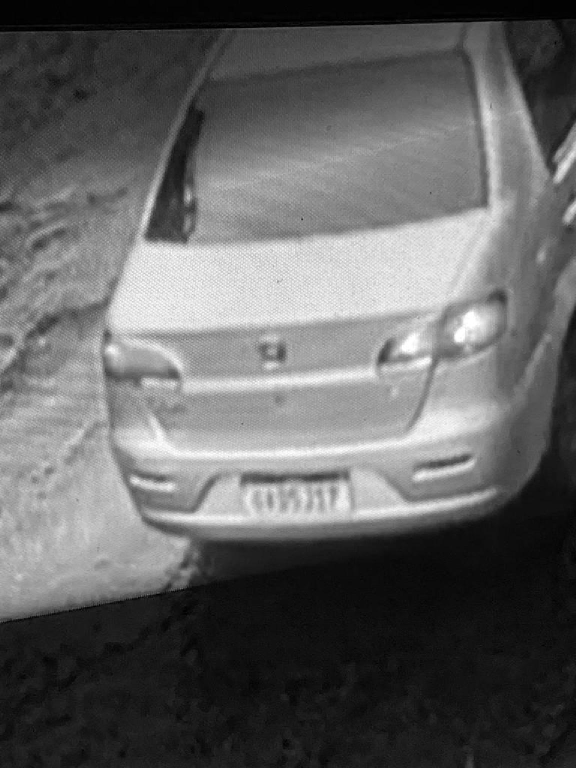
#> input picture img/NN_interpolation_img_siena2.jpg, 1152 x 1536 px, given in place of img_siena.jpg, which was not available (shown at 1/2 size)
$ python double_img_size_bilinear_inteporlation.py
#> lines starting #> are read from the running program, lines starting #| are printed output that depends on the picture; pictures that were not available may be replaced by others from this repository, and a replacement may not be noted
import numpy as np
from PIL import Image
import os


BASE_DIR = os.path.dirname(os.path.abspath(__file__))
IMG_DIR = os.path.join(BASE_DIR, 'img')


def resize_image(name):
#> called with name = 'img_siena.jpg'
    img1 = Image.open(os.path.join(IMG_DIR, name))
#> img1 is the input picture: PIL image 1152x1536 RGB; min 0, max 255, mean 98.8

    old = np.asarray(img1)  # convert to a numpy array
    rows, cols, layers = old.shape
#> rows = 1536; cols = 1152; layers = 3
    new = np.zeros((2*rows - 1, 2*cols - 1, layers))
    print(f'Original dimensions: {old.shape}')
#| Original dimensions: (1536, 1152, 3)

    for layer in range(3):
        new[:, :, layer] = resize_layer(old[:, :, layer])

        # convert the values to usingned, 8-bit integers
        new = new.astype(np.uint8)
        print(f'        new dimensions: {new.shape}')

        img2 = Image.fromarray(new)  # convert back to Image
        newName = 'big_' + name
        img2.save(os.path.join(IMG_DIR, newName))
#> this loop made 3 passes
#> pass 1, in resize_image, `new = new.astype(np.uint8)`:
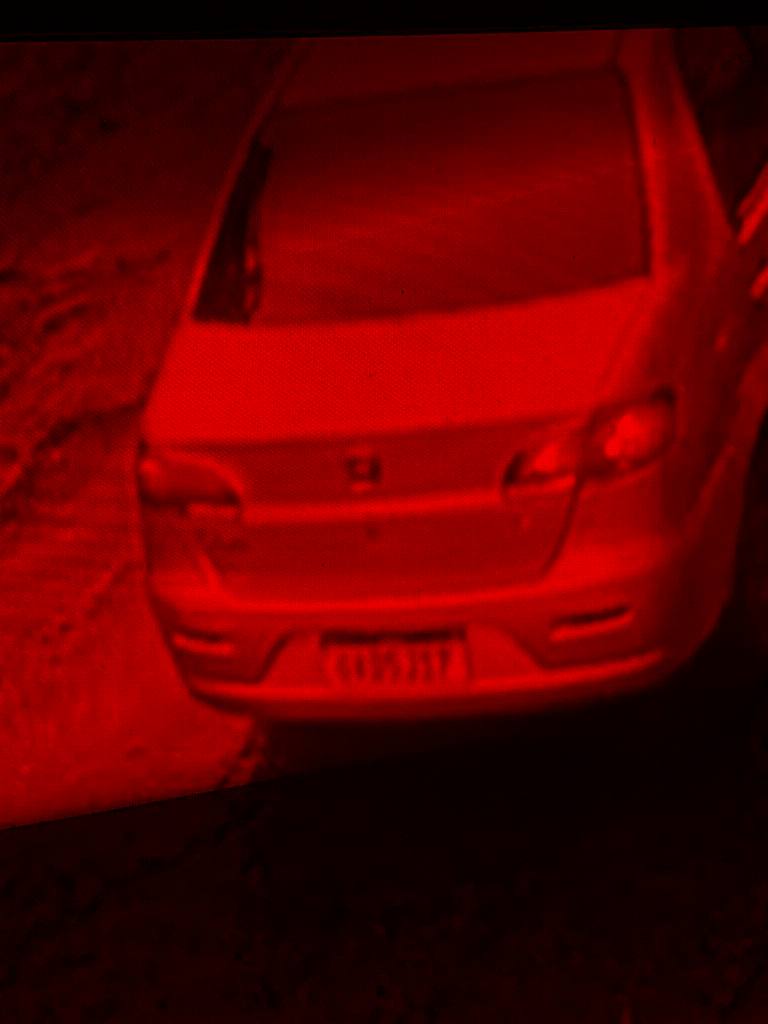
#> new: shape (3071, 2303, 3) (shown at 1/3 size); mean of channels 0, 1, 2 92.5, 0, 0; drawn as R, G, B
#> pass 2, in resize_image, `new = new.astype(np.uint8)`:
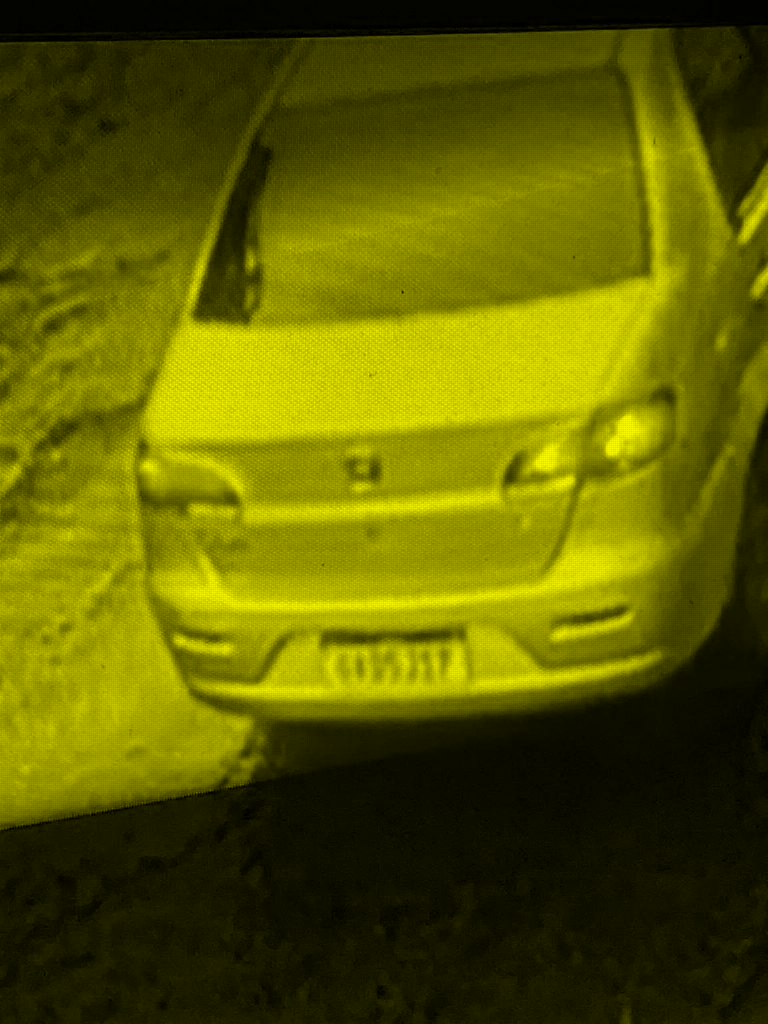
#> new: shape (3071, 2303, 3) (shown at 1/3 size); mean of channels 0, 1, 2 92.5, 92.5, 0; drawn as R, G, B


def resize_layer(old):
    rows, cols = old.shape

    # move old points
    rNew = 2*rows - 1
    cNew = 2*cols - 1
    new = np.zeros((rNew, cNew))
    new[0:rNew:2, 0:cNew:2] = old[0:rows, 0:cols]

    """ alternative approach
    # something like this would be necessary in languages
    # that don't support slicing
    new = np.zeros((2*rows - 1, 2*cols - 1))
    for r in range(rows):
        for c in range(cols):
            new[2*r, 2*c] = old[r, c]
    rows, cols = new.shape
    """

    # produce vertical values
    new[1:rNew:2, :] = (new[0:rNew-1:2, :] + new[2:rNew:2, :]) / 2
    """ alternative approach
    for r in range(1, rows, 2):
        for c in range(0, cols, 2):
            # top + bottom
            new[r, c] = (new[r-1, c] + new[r+1, c]) // 2
    """
    # produce horizontal values
    new[:, 1:cNew:2] = (new[:, 0:cNew-1:2] + new[:, 2:cNew:2]) / 2
    """ alternative approach
    for r in range(0, rows, 2):
        for c in range(1, cols, 2):
            # left + right
            new[r, c] = (new[r, c-1] + new[r, c+1]) // 2
    """
    # produce center values
    new[1:rNew:2, 1:cNew:2] = (new[0:rNew-2:2, 0:cNew-2:2] +
                               new[0:rNew-2:2, 2:cNew:2] +
                               new[2:rNew:2, 2:cNew:2]) / 4
    """ alternative approach
    for r in range(1, rows, 2):
        for c in range(1, cols, 2):
            # top + bottom + left + right
            new[r, c] = (new[r-1, c] + new[r+1, c] + new[r, c-1] + new[r,c+1]) // 4
    """
    return new


if __name__ == '__main__':
    filename = 'img_siena.jpg'
    resize_image(filename)

$ run again, on img/após_img_siena.jpg
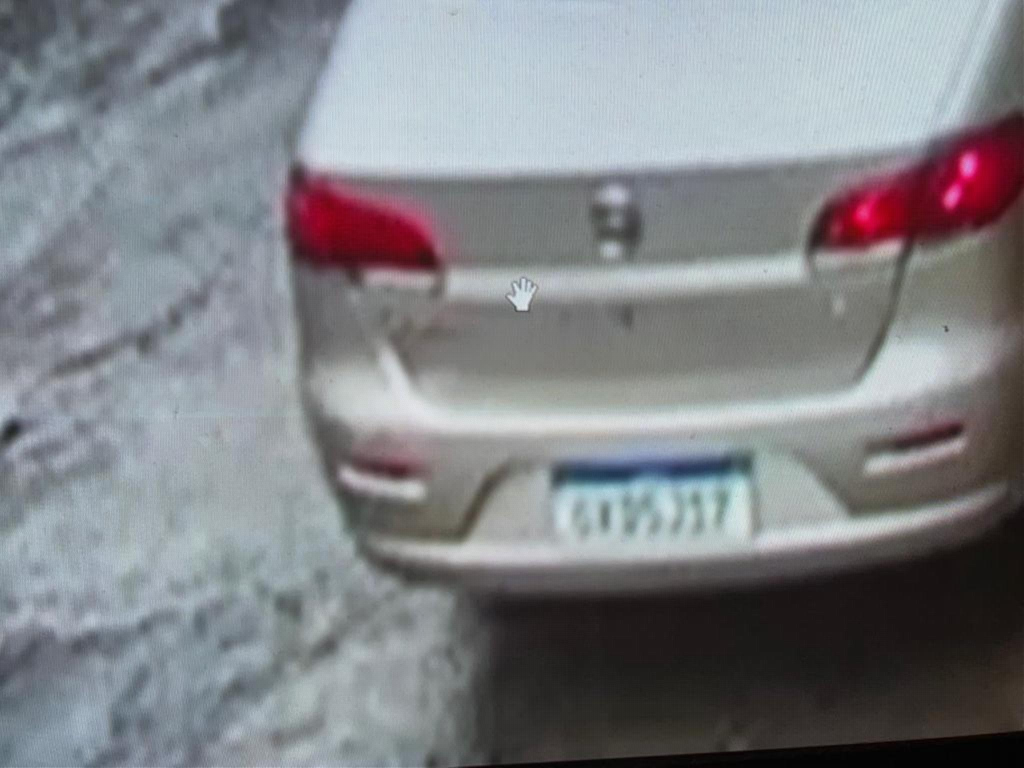
#> input picture img/após_img_siena.jpg, 2047 x 1535 px, given in place of img_siena.jpg, which was not available (shown at 1/2 size)
#> in resize_image, img1 is the input picture: PIL image 2047x1535 RGB; mean R, G, B 128.1, 129.9, 134.3
#| Original dimensions: (1535, 2047, 3)
#> the loop in resize_image, `for layer in range(3):` made 3 passes
#> pass 1, in resize_image, `new = new.astype(np.uint8)`:
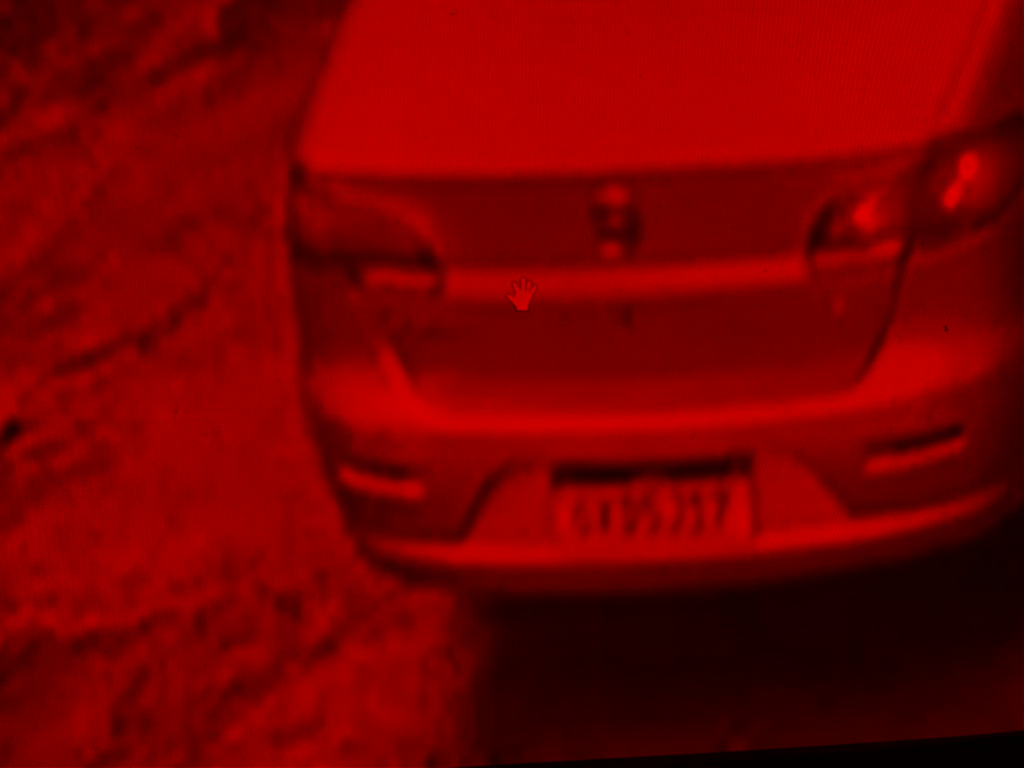
#> new: shape (3069, 4093, 3) (shown at 1/4 size); mean of channels 0, 1, 2 119.9, 0, 0; drawn as R, G, B
#> pass 2, in resize_image, `new = new.astype(np.uint8)`:
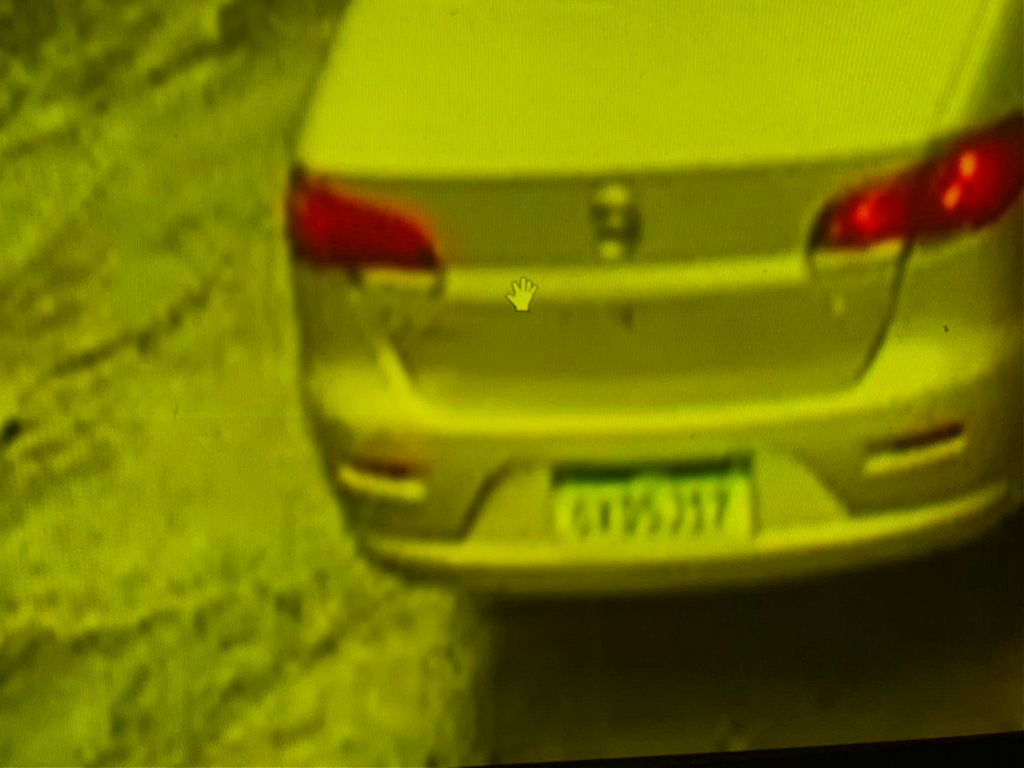
#> new: shape (3069, 4093, 3) (shown at 1/4 size); mean of channels 0, 1, 2 119.9, 121.6, 0; drawn as R, G, B

$ run again, on img/img_siena2.jpg
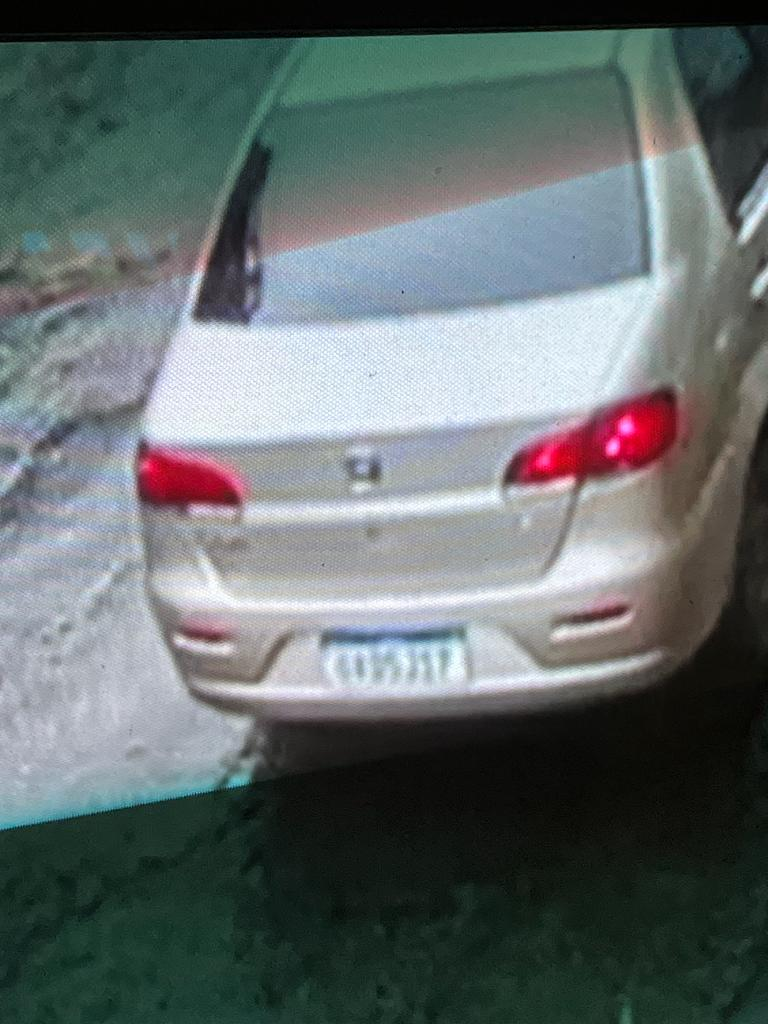
#> input picture img/img_siena2.jpg, 768 x 1024 px, given in place of img_siena.jpg, which was not available
#> in resize_image, img1 is the input picture: PIL image 768x1024 RGB; mean R, G, B 98.8, 107.6, 107.8
#| Original dimensions: (1024, 768, 3)
#> the loop in resize_image, `for layer in range(3):` made 3 passes
#> pass 2, in resize_image, `new = new.astype(np.uint8)`:
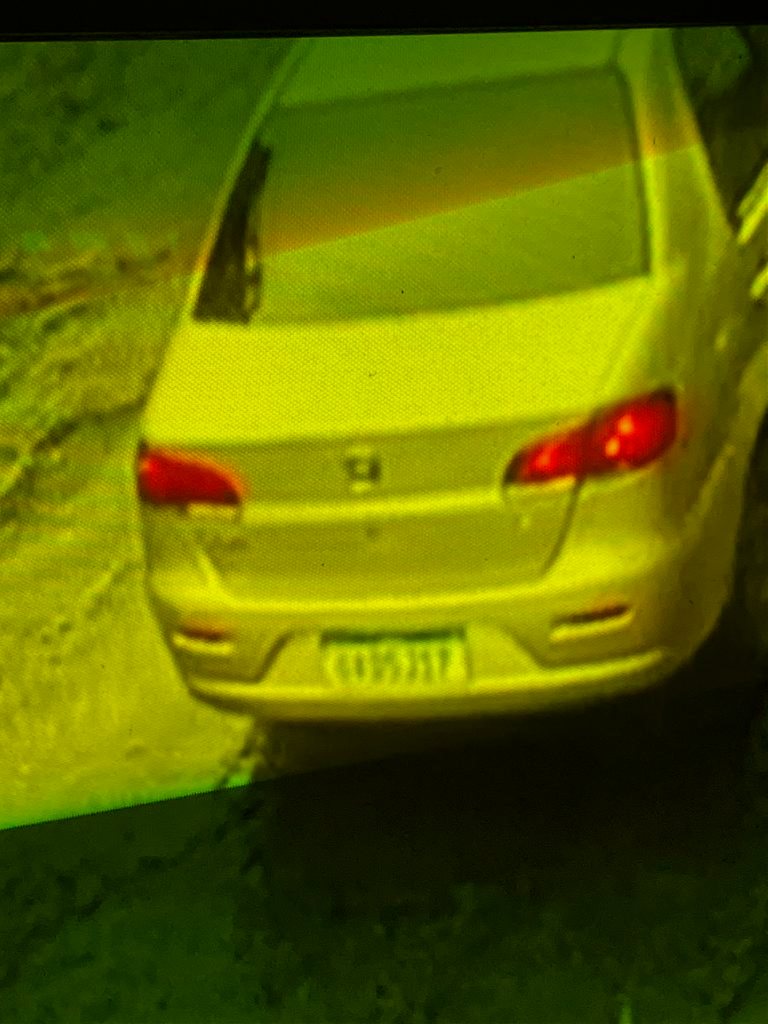
#> new: shape (2047, 1535, 3) (shown at 1/2 size); mean of channels 0, 1, 2 92.5, 100.8, 0; drawn as R, G, B
